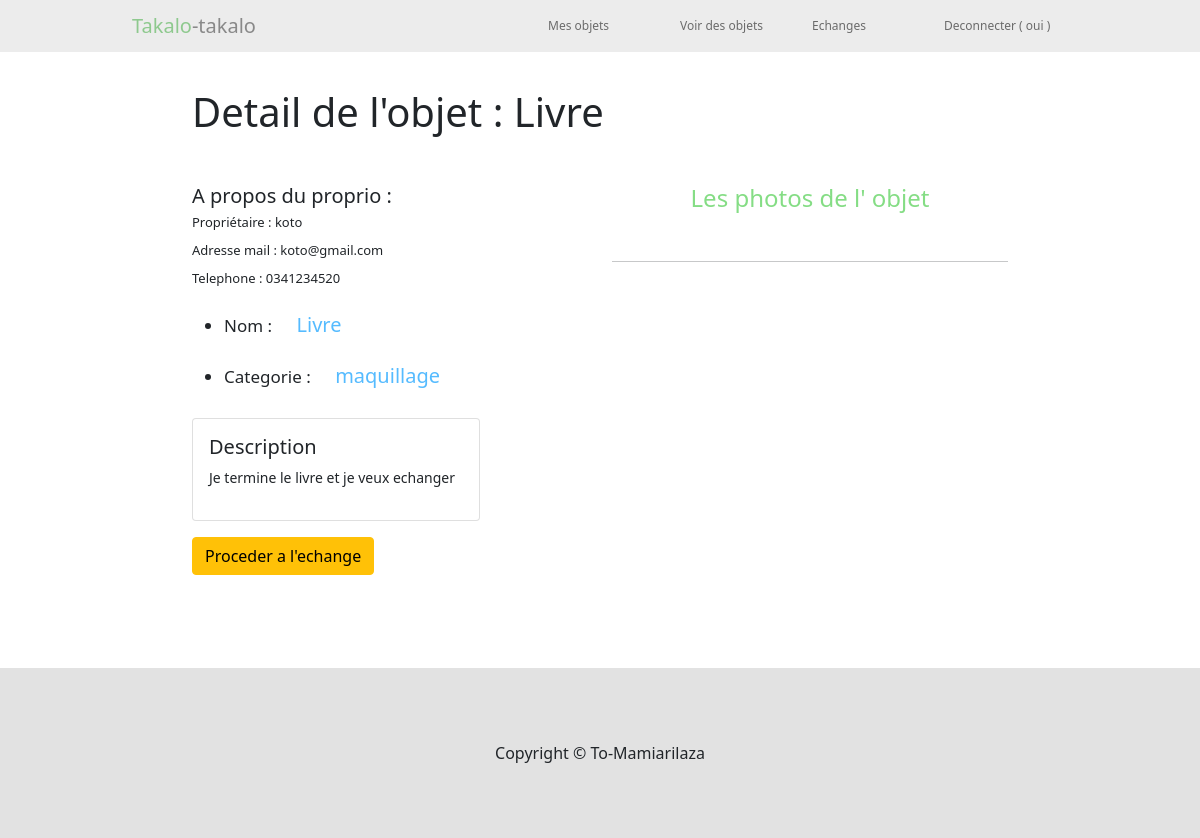
Page /index.php/echange/detailOtherObjet/5 (signed in) on the committed database.
### tables this page shows
create table Objet(
    idObjet int primary key AUTO_INCREMENT,
    idCategorie int,
    idUser int,
    nom VARCHAR(20),
    description VARCHAR(200),
    prix double precision,
    foreign key(idCategorie) references Categorie(idCategorie),
    foreign key(idUser) references User(idUser)
);

create table User(
    idUser int primary key AUTO_INCREMENT,
    nom VARCHAR(50),
    prenom VARCHAR(50),
    mdp VARCHAR(50),
    mail VARCHAR(50),
    tel VARCHAR(20)
);

### application/controllers/Echange.php (called while the page is built, shortened)
<?php
class Echange extends CI_Controller {
    public function detailOtherObjet($idObjet)
    {
        $this->load->model("objets_model", 'objmodel');
        $this->load->model("echange_model", 'emodel');
        $this->load->model("backOffice_model", "backoffice");
        $idUser = $this->session->userdata("userId")->idUser;
        $objet = $this->objmodel->getObjet($idObjet);
        $data['content'] = "detailOtherObjet";
        $data['header'] = "header";
        $data['title'] = "Detail de l'objet";
        $data['objet'] = $objet;
        $idProprietaire = $this->emodel->getCurrentProprietaire($idObjet);
        $data['proprietaire'] = $this->emodel->getUser($idProprietaire);
        $categorie = $this->backoffice->getCategorie($data['objet']['idCategorie']);
        $data['categorie'] = $categorie['nom'];
        $data['photos'] = $this->objmodel->getPhoto($objet['idObjet']);
        $data['ownObjets'] = $this->emodel->getUserObjet($idUser);
        $this->load->view("template", $data);
    }
}

### index.php (called while the page is built, shortened)
<?php
require_once BASEPATH.'core/CodeIgniter.php';

### application/models/Echange_model.php (called while the page is built, shortened)
<?php
    class Echange_model extends CI_Model {
        public function getAllObjet(){
            $sql = "SELECT * FROM Objet";
            $query=$this->db->query($sql);
            $liste=array();
            foreach($query->result_array() as $row){
                $liste[]=$row;
            }
            return $liste;
        }
        public function getUserObjet($idUser)
        {
            $resultat = array();
            $objets = $this->model->getAllObjet();
            foreach ($objets as $objet) {
                $currentUser = $this->getCurrentProprietaire($objet['idObjet']);
                if ($currentUser == $idUser) {
                    $resultat[] = $objet;
                }
            }
            return $resultat;
        }
        public function getCurrentProprietaire($idObjet)
        {
            $sql = "SELECT * FROM Echange WHERE dateHeureAccepte is not null and (idObjetDemande = %d or idObjetEchange = %d) order by idEchange desc limit 1";
            $sql = sprintf($sql, $idObjet, $idObjet);
            $query=$this->db->query($sql);
            $resultat = $query->row_array();
            if ($resultat == null) {
                $objet = $this->model->getObjet($idObjet);
                return $objet['idUser'];
            }
            if ($idObjet == $resultat['idObjetDemande']) {
                return $resultat['idEnvoyeur'];
            }
            return $resultat['idRecepteur'];
        }
        public function getUser($idProprietaire)
        {
            $sql = "SELECT * from User WHERE idUser = %d";
            $sql = sprintf($sql, $idProprietaire);
            $query = $this->db->query($sql);
            return $query->row_array();
        }
        public function getObjet($idObjet)
        {
            $sql = "SELECT * FROM Objet where idObjet=%d";
            $sql=sprintf($sql,$idObjet);
            $query = $this->db->query($sql);
            $resultat = $query->row_array();
            return $resultat;
        }
    }
?>

### application/models/Objets_model.php (called while the page is built, shortened)
<?php
    class Objets_model extends CI_Model {
        public function getObjet($idObjet)
        {
            $sql = "SELECT * FROM Objet  where idObjet=%d";
            $sql = sprintf($sql, $idObjet);
            $query = $this->db->query($sql);
            $objet = $query->row_array();
            return $objet;
        }
}
?>

### application/models/BackOffice_model.php (called while the page is built, shortened)
<?php
    class BackOffice_model extends CI_Model
    {
        public function getCategorie($idCategorie){
            $sql = "SELECT * FROM Categorie WHERE idCategorie = %d";
            $sql = sprintf($sql, $idCategorie);
            $query= $this->db->query($sql);
            $liste= $query->row_array();
            return $liste;
        }
    }
?>

### application/views/detailOtherObjet.php (the view, shortened to what this page needs)
<link rel="stylesheet" href="<?php echo base_url("assets/css/detailObjet.css"); ?>">
<div class="container">
    <h1>Detail de l'objet : <?php echo $objet['nom']; ?></h1>
    <div class="row mt-5">
        <div class="col-md-6">
            <div class="proprio">
                <h5>A propos du proprio :</h5>
                <p>Propriétaire : <?php echo $proprietaire['prenom']; ?></p>
                <p>Adresse mail : <?php echo $proprietaire['mail']; ?></p>
                <p>Telephone : <?php echo $proprietaire['tel']; ?></p>
            </div>
            <ul class="detail">
                <li>Nom : <span><?php echo $objet['nom']; ?></span></li>
                <li>Categorie : <span><?php echo $categorie; ?></span></li>
            </ul>
            <div class="card" style="width: 18rem;">
                <div class="card-body description">
                    <h5>Description</h5>
                    <p><?php echo $objet['description']; ?></p>
                </div>
            </div>
            <a href="" class="btn btn-warning mt-3" data-bs-toggle="modal" data-bs-target="#exampleModal">Proceder a l'echange</a>
        </div>
        <div class="col-md-6 photos">
            <div class="col-md-12">
                <h4 class="mb-5">Les photos de l' objet</h4>
                <hr>
            </div>
        </div>
    </div>
</div>

### assets/css/detailObjet.css (style rules this page uses)
.container { width: 70%; margin-top: 3%; min-height: 580px; }
.photos h4 { text-align: center; color: rgb(133, 221, 133); }
.detail { font-size: 17px; line-height: 50px; }
.detail span { font-weight: 500; font-size: 20px; margin-left: 20px; color: rgb(85, 187, 255); }
.description p { font-size: 14px; }
.proprio { line-height: 12px; font-size: 13px; }

### rows in the picture
objet: nom "Livre", description "Je termine le livre et je veux echanger"
user: prenom "koto", mail "koto@gmail.com", tel "0341234520"

### other values in the picture
$this->session->userdata['userId']->nom "oui"
$categorie "maquillage"
